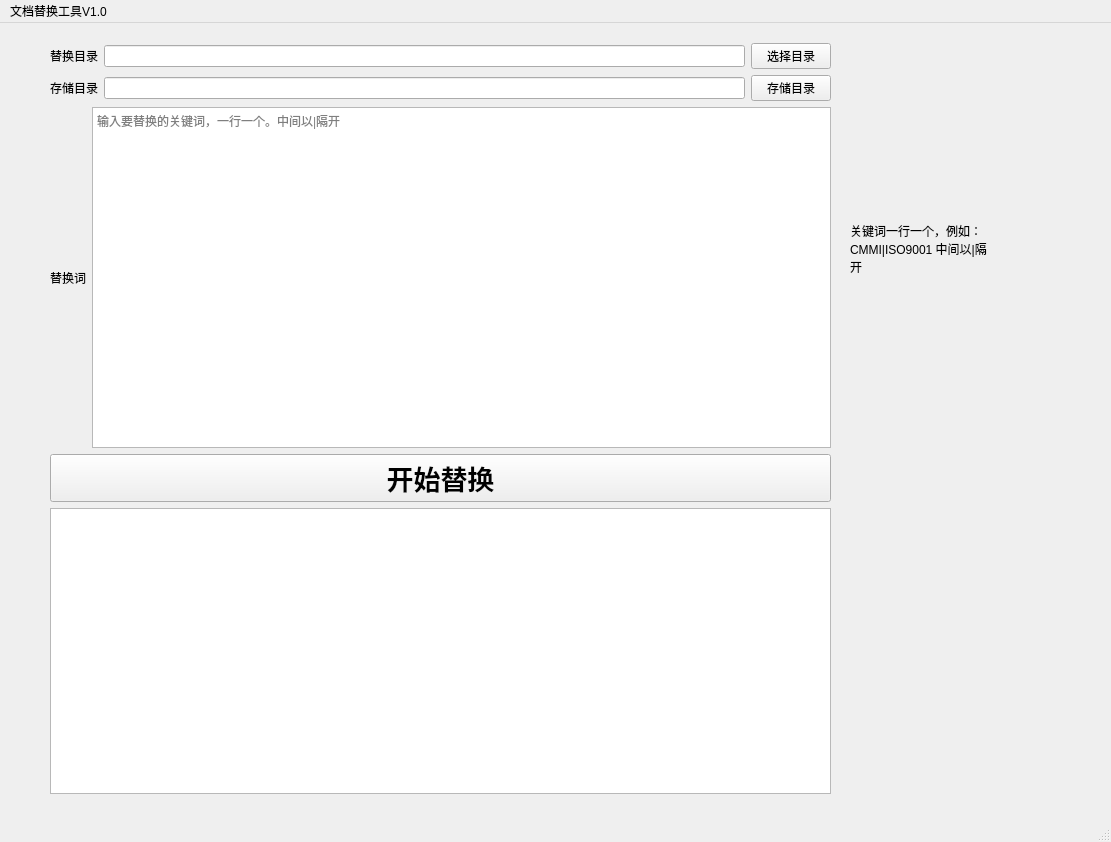
<?xml version="1.0" encoding="UTF-8"?>
<ui version="4.0">
 <class>mainWindow</class>
 <widget class="QMainWindow" name="mainWindow">
  <property name="geometry">
   <rect>
    <x>0</x>
    <y>0</y>
    <width>1111</width>
    <height>842</height>
   </rect>
  </property>
  <property name="windowTitle">
   <string>证优客咨询师工具</string>
  </property>
  <property name="windowIcon">
   <iconset>
    <normaloff>C:/Users/ZKW520/Pictures/icon.jpg</normaloff>C:/Users/ZKW520/Pictures/icon.jpg</iconset>
  </property>
  <widget class="QWidget" name="centralwidget">
   <widget class="QWidget" name="layoutWidget">
    <property name="geometry">
     <rect>
      <x>50</x>
      <y>20</y>
      <width>781</width>
      <height>751</height>
     </rect>
    </property>
    <layout class="QVBoxLayout" name="verticalLayout_2">
     <item>
      <layout class="QGridLayout" name="gridLayout">
       <item row="0" column="0">
        <widget class="QLabel" name="ori_dir">
         <property name="text">
          <string>替换目录</string>
         </property>
         <property name="wordWrap">
          <bool>false</bool>
         </property>
        </widget>
       </item>
       <item row="0" column="1">
        <widget class="QLineEdit" name="ori_dir_input"/>
       </item>
       <item row="0" column="2">
        <widget class="QPushButton" name="ori_dir_btn">
         <property name="text">
          <string>选择目录</string>
         </property>
        </widget>
       </item>
       <item row="1" column="0">
        <widget class="QLabel" name="replace_dir">
         <property name="text">
          <string>存储目录</string>
         </property>
        </widget>
       </item>
       <item row="1" column="1">
        <widget class="QLineEdit" name="replace_dir_input"/>
       </item>
       <item row="1" column="2">
        <widget class="QPushButton" name="replace_dir_btn">
         <property name="text">
          <string>存储目录</string>
         </property>
        </widget>
       </item>
      </layout>
     </item>
     <item>
      <layout class="QHBoxLayout" name="horizontalLayout">
       <item>
        <widget class="QLabel" name="label_3">
         <property name="text">
          <string>替换词</string>
         </property>
        </widget>
       </item>
       <item>
        <widget class="QTextEdit" name="replace_words">
         <property name="autoFillBackground">
          <bool>false</bool>
         </property>
         <property name="html">
          <string>&lt;!DOCTYPE HTML PUBLIC &quot;-//W3C//DTD HTML 4.0//EN&quot; &quot;http://www.w3.org/TR/REC-html40/strict.dtd&quot;&gt;
&lt;html&gt;&lt;head&gt;&lt;meta name=&quot;qrichtext&quot; content=&quot;1&quot; /&gt;&lt;style type=&quot;text/css&quot;&gt;
p, li { white-space: pre-wrap; }
&lt;/style&gt;&lt;/head&gt;&lt;body style=&quot; font-family:'SimSun'; font-size:9pt; font-weight:400; font-style:normal;&quot;&gt;
&lt;p style=&quot;-qt-paragraph-type:empty; margin-top:0px; margin-bottom:0px; margin-left:0px; margin-right:0px; -qt-block-indent:0; text-indent:0px;&quot;&gt;&lt;br /&gt;&lt;/p&gt;&lt;/body&gt;&lt;/html&gt;</string>
         </property>
         <property name="placeholderText">
          <string>输入要替换的关键词，一行一个。中间以|隔开</string>
         </property>
        </widget>
       </item>
      </layout>
     </item>
     <item>
      <layout class="QVBoxLayout" name="verticalLayout">
       <item>
        <widget class="QPushButton" name="start_transfer">
         <property name="font">
          <font>
           <family>Arial</family>
           <pointsize>20</pointsize>
           <weight>75</weight>
           <bold>true</bold>
          </font>
         </property>
         <property name="cursor">
          <cursorShape>OpenHandCursor</cursorShape>
         </property>
         <property name="text">
          <string>开始替换</string>
         </property>
        </widget>
       </item>
       <item>
        <widget class="QTextBrowser" name="result_display"/>
       </item>
      </layout>
     </item>
    </layout>
   </widget>
   <widget class="QLabel" name="label">
    <property name="geometry">
     <rect>
      <x>850</x>
      <y>190</y>
      <width>141</width>
      <height>71</height>
     </rect>
    </property>
    <property name="text">
     <string>关键词一行一个，例如：CMMI|ISO9001 中间以|隔开</string>
    </property>
    <property name="wordWrap">
     <bool>true</bool>
    </property>
   </widget>
  </widget>
  <widget class="QMenuBar" name="menubar">
   <property name="geometry">
    <rect>
     <x>0</x>
     <y>0</y>
     <width>1111</width>
     <height>26</height>
    </rect>
   </property>
   <widget class="QMenu" name="menude">
    <property name="title">
     <string>文档替换工具V1.0</string>
    </property>
   </widget>
   <addaction name="menude"/>
  </widget>
  <widget class="QStatusBar" name="statusbar"/>
 </widget>
 <resources/>
 <connections/>
</ui>
